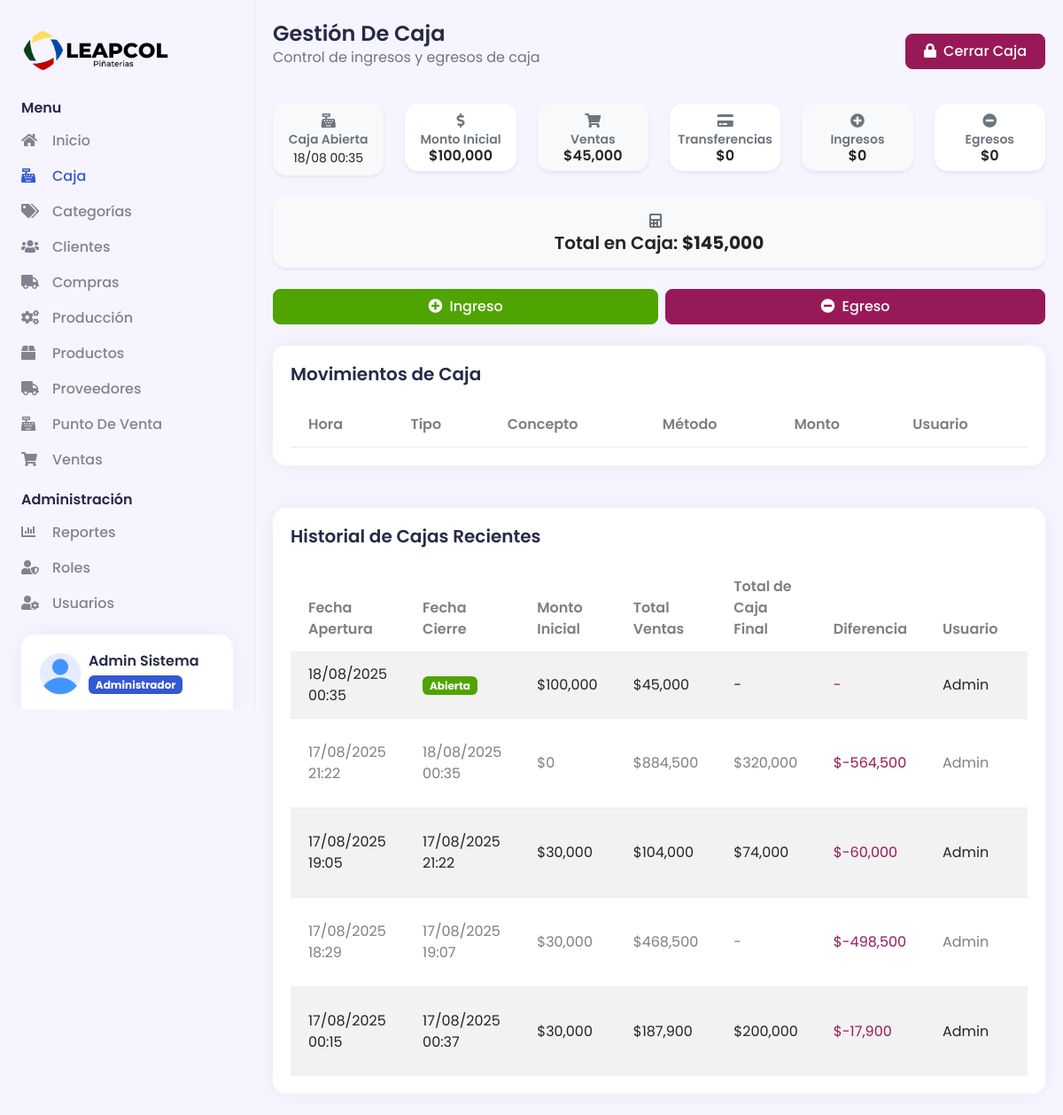
The app's page /caja (signed in) with its own data.
### tables this page shows
CREATE TABLE `modulos` (
  `id` int(11) NOT NULL,
  `nombre` varchar(50) NOT NULL,
  `descripcion` varchar(100) DEFAULT NULL,
  `icono` varchar(50) DEFAULT NULL,
  `url` varchar(100) NOT NULL,
  `estado` tinyint(1) NOT NULL DEFAULT 1
);

CREATE TABLE `cajas` (
  `id` int(11) NOT NULL,
  `usuario_id` int(11) NOT NULL,
  `fecha_apertura` datetime NOT NULL DEFAULT current_timestamp(),
  `fecha_cierre` datetime DEFAULT NULL,
  `monto_inicial` decimal(10,2) NOT NULL DEFAULT 0.00,
  `monto_final` decimal(10,2) DEFAULT NULL,
  `total_ventas` decimal(10,2) DEFAULT 0.00,
  `total_efectivo` decimal(10,2) DEFAULT 0.00,
  `total_tarjeta` decimal(10,2) DEFAULT 0.00,
  `total_transferencia` decimal(10,2) DEFAULT 0.00,
  `estado` tinyint(1) NOT NULL DEFAULT 1 COMMENT '1=Abierta, 0=Cerrada',
  `observaciones` text DEFAULT NULL
);

CREATE TABLE `usuarios` (
  `idusuario` int(11) NOT NULL,
  `nombre` varchar(50) NOT NULL,
  `apellido` varchar(50) NOT NULL,
  `usuario` varchar(50) NOT NULL,
  `email` varchar(100) NOT NULL,
  `password` varchar(255) NOT NULL,
  `token` varchar(100) DEFAULT NULL,
  `rolid` int(11) NOT NULL,
  `status` tinyint(1) NOT NULL DEFAULT 1,
  `fecha_creacion` datetime NOT NULL DEFAULT current_timestamp(),
  `fecha_actualizacion` datetime DEFAULT NULL ON UPDATE current_timestamp()
);

### Views/Caja/caja.php (the view, shortened to what the rows shown need)
<?php
    headerAdmin($data);
?>
<div class="d2c_main px-0 px-md-2 py-4">
    <div class="container-fluid">
        <?php if($data['cajaAbierta']): ?>
        <div class="row mb-4">
            <div class="col-md-2">
                <div class="card bg-light border-0 shadow-sm">
                    <div class="card-body p-2">
                        <div class="text-center">
                            <i class="fas fa-cash-register mb-1 text-muted"></i>
                            <h6 class="mb-0 small text-muted">Caja Abierta</h6>
                            <small class="text-dark"><?= date('d/m H:i', strtotime($data['cajaAbierta']['fecha_apertura'])) ?></small>
                        </div>
                    </div>
                </div>
            </div>
            <div class="col-md-2">
                <div class="card bg-white border-1 shadow-sm">
                    <div class="card-body p-2">
                        <div class="text-center">
                            <i class="fas fa-dollar-sign mb-1 text-muted"></i>
                            <h6 class="mb-0 small text-muted">Monto Inicial</h6>
                            <h6 class="mb-0 text-dark">$<?= number_format($data['cajaAbierta']['monto_inicial'], 0) ?></h6>
                        </div>
                    </div>
                </div>
            </div>
            <div class="col-md-2">
                <div class="card bg-light border-0 shadow-sm">
                    <div class="card-body p-2">
                        <div class="text-center">
                            <i class="fas fa-shopping-cart mb-1 text-muted"></i>
                            <h6 class="mb-0 small text-muted">Ventas</h6>
                            <h6 class="mb-0 text-dark" id="totalVentas">$<?= number_format($data['cajaAbierta']['total_ventas'], 0) ?></h6>
                        </div>
                    </div>
                </div>
            </div>
            <div class="col-md-2">
                <div class="card bg-white border-1 shadow-sm">
                    <div class="card-body p-2">
                        <div class="text-center">
                            <i class="fas fa-credit-card mb-1 text-muted"></i>
                            <h6 class="mb-0 small text-muted">Transferencias</h6>
                            <h6 class="mb-0 text-dark" id="totalTransferencias">$0</h6>
                        </div>
                    </div>
                </div>
            </div>
            <div class="col-md-2">
                <div class="card bg-light border-0 shadow-sm">
                    <div class="card-body p-2">
                        <div class="text-center">
                            <i class="fas fa-plus-circle mb-1 text-muted"></i>
                            <h6 class="mb-0 small text-muted">Ingresos</h6>
                            <h6 class="mb-0 text-dark" id="totalIngresos">$0</h6>
                        </div>
                    </div>
                </div>
            </div>
            <div class="col-md-2">
                <div class="card bg-white border-1 shadow-sm">
                    <div class="card-body p-2">
                        <div class="text-center">
                            <i class="fas fa-minus-circle mb-1 text-muted"></i>
                            <h6 class="mb-0 small text-muted">Egresos</h6>
                            <h6 class="mb-0 text-dark" id="totalEgresos">$0</h6>
                        </div>
                    </div>
                </div>
            </div>
        </div>
        <div class="row mb-4">
            <div class="col-md-12">
                <div class="card bg-light border-2 shadow-sm">
                    <div class="card-body p-3">
                        <div class="text-center">
                            <i class="fas fa-calculator me-2 text-muted"></i>
                            <h5 class="mb-0 text-dark">Total en Caja: <span id="totalCaja" class="fw-bold">$<?= number_format($data['cajaAbierta']['total_actual'] ?? ($data['cajaAbierta']['monto_inicial'] + $data['cajaAbierta']['total_ventas']), 0) ?></span></h5>
                        </div>
                    </div>
                </div>
            </div>
        </div>
        <div class="d-flex flex-wrap gap-2 mb-4">
            <button class="btn btn-success flex-fill" id="btnIngreso">
                <i class="fas fa-plus-circle me-2"></i>Ingreso
            </button>
            <button class="btn btn-danger flex-fill" id="btnEgreso">
                <i class="fas fa-minus-circle me-2"></i>Egreso
            </button>
        </div>
        <div class="card">
            <div class="card-header">
                <h5 class="mb-0">Movimientos de Caja</h5>
            </div>
            <div class="card-body">
                <div class="table-responsive">
                    <table class="table table-striped" id="tablaMovimientos">
                        <thead>
                            <tr>
                                <th>Hora</th>
                                <th>Tipo</th>
                                <th>Concepto</th>
                                <th>Método</th>
                                <th>Monto</th>
                                <th>Usuario</th>
                            </tr>
                        </thead>
                    </table>
                </div>
            </div>
        </div>
            <br><br>
        <?php endif; ?>
        <?php if(!empty($data['historialCajas'])): ?>
        <div class="card">
            <div class="card-body">
                <div class="table-responsive">
                    <table class="table table-striped">
                        <thead>
                            <tr>
                                <th>Fecha Apertura</th>
                                <th>Fecha Cierre</th>
                                <th>Monto Inicial</th>
                                <th>Total Ventas</th>
                                <th>Total de Caja Final</th>
                                <th>Diferencia</th>
                                <th>Usuario</th>
                                <th>Acciones</th>
                            </tr>
                        </thead>
                        <tbody>
                            <?php foreach($data['historialCajas'] as $caja): ?>
                            <?php
                                $diferencia = ($caja['monto_final'] ?? 0) - (($caja['monto_inicial'] ?? 0) + ($caja['total_ventas'] ?? 0));
                                $colorDiferencia = $diferencia == 0 ? 'text-success' : ($diferencia > 0 ? 'text-info' : 'text-danger');
                            ?>
                            <tr>
                                <td><?= date('d/m/Y H:i', strtotime($caja['fecha_apertura'])) ?></td>
                                <td>
                                    <?= $caja['fecha_cierre'] ? date('d/m/Y H:i', strtotime($caja['fecha_cierre'])) : '<span class="badge bg-success">Abierta</span>' ?>
                                </td>
                                <td>$<?= number_format($caja['monto_inicial'] ?? 0, 0) ?></td>
                                <td>$<?= number_format($caja['total_ventas'] ?? 0, 0) ?></td>
                                <td>
                                    <?= $caja['monto_final'] ? '$' . number_format($caja['monto_final'], 0) : '-' ?>
                                </td>
                                <td class="<?= $colorDiferencia ?>">
                                    <?= $caja['fecha_cierre'] ? '$' . number_format($diferencia, 0) : '-' ?>
                                </td>
                                <td><?= $caja['usuario_nombre'] ?></td>
                                <td>
                                </td>
                            </tr>
                            <?php endforeach; ?>
                        </tbody>
                    </table>
                </div>
            </div>
        </div>
        <?php endif; ?>
    </div>
</div>

### Views/Template/navbar.php (shortened to what the rows shown need)
<div class="d2c_sidebar offcanvas-lg offcanvas-start p-4" tabindex="-1" id="d2c_sidebar">
    <div class="d-flex flex-column">
        <ul class="navbar-nav flex-grow-1">
            <li class="nav-item">
                <ul class="sub-menu">
                    <?php
                    $userModules = getUserModules();
                    $mainModules = ['categorias', 'productos', 'produccion', 'clientes', 'proveedores', 'compras', 'pos', 'ventas', 'caja'];
                    foreach($userModules as $module):
                        if(in_array($module['url'], $mainModules)):
                    ?>
                    <li class="nav-item <?= (isset($data['page_name']) && $data['page_name'] == $module['url']) ? 'active' : '' ?>">
                        <a class="sub-menu-link" href="<?= BASE_URL ?><?= $module['url'] ?>">
                            <span class="d2c_icon">
                                <i class="<?= $module['icono'] ?>"></i>
                            </span>
                            <span> <?= $module['nombre'] ?> </span>
                        </a>
                    </li>
                    <?php
                        endif;
                    endforeach;
                    ?>
                </ul>
            </li>
            <?php
            $adminModules = ['usuarios', 'roles', 'reportes'];
            $hasAdminModules = false;
            foreach($userModules as $module) {
                if(in_array($module['url'], $adminModules)) {
                    $hasAdminModules = true;
                    break;
                }
            }
            if($hasAdminModules):
            ?>
            <li class="nav-item">
                <ul class="sub-menu collapse show" id="admin">
                    <?php
                    foreach($userModules as $module):
                        if(in_array($module['url'], $adminModules)):
                    ?>
                    <li class="nav-item <?= (isset($data['page_name']) && $data['page_name'] == $module['url']) ? 'active' : '' ?>">
                        <a class="sub-menu-link" href="<?= BASE_URL ?><?= $module['url'] ?>">
                            <span class="d2c_icon">
                                <i class="<?= $module['icono'] ?>"></i>
                            </span>
                            <span> <?= $module['nombre'] ?> </span>
                        </a>
                    </li>
                    <?php
                        endif;
                    endforeach;
                    ?>
                </ul>
            </li>
            <?php endif; ?>
        </ul>
    </div>
</div>

### records on screen
modulos: nombre "Caja"
modulos: nombre "Categorías"
modulos: nombre "Clientes"
modulos: nombre "Compras"
modulos: nombre "Producción"
modulos: nombre "Productos"
modulos: nombre "Proveedores"
modulos: nombre "Punto De Venta"
modulos: nombre "Ventas"
modulos: nombre "Reportes"
modulos: nombre "Roles"
modulos: nombre "Usuarios"
cajas: fecha_apertura "18/08 00:35", monto_inicial "100,000", total_ventas "45,000", fecha_apertura "18/08/2025 00:35", shows "Abierta", usuario.nombre "Admin"
cajas: fecha_apertura "17/08/2025 21:22", fecha_cierre "18/08/2025 00:35", monto_inicial "0", total_ventas "884,500", monto_final "320,000", diferencia "-564,500", usuario.nombre "Admin"
cajas: fecha_apertura "17/08/2025 19:05", fecha_cierre "17/08/2025 21:22", monto_inicial "30,000", total_ventas "104,000", monto_final "74,000", diferencia "-60,000", usuario.nombre "Admin"
cajas: fecha_apertura "17/08/2025 18:29", fecha_cierre "17/08/2025 19:07", monto_inicial "30,000", total_ventas "468,500", diferencia "-498,500", usuario.nombre "Admin"
cajas: fecha_apertura "17/08/2025 00:15", fecha_cierre "17/08/2025 00:37", monto_inicial "30,000", total_ventas "187,900", monto_final "200,000", diferencia "-17,900", usuario.nombre "Admin"

### other values on screen
$_SESSION['userData']['nombre'] "Admin"
$_SESSION['userData']['apellido'] "Sistema"
$_SESSION['userData']['nombrerol'] "Administrador"
$data['cajaAbierta']['total_actual'] "145,000"
